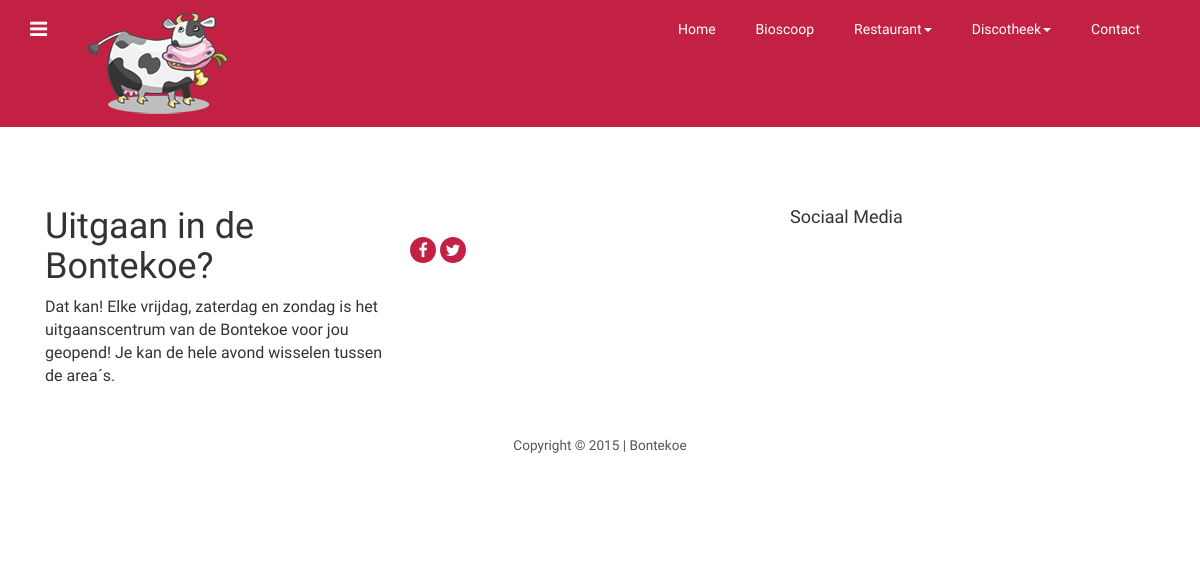
Page /website/uitgaan/index.php on the earlier database version.
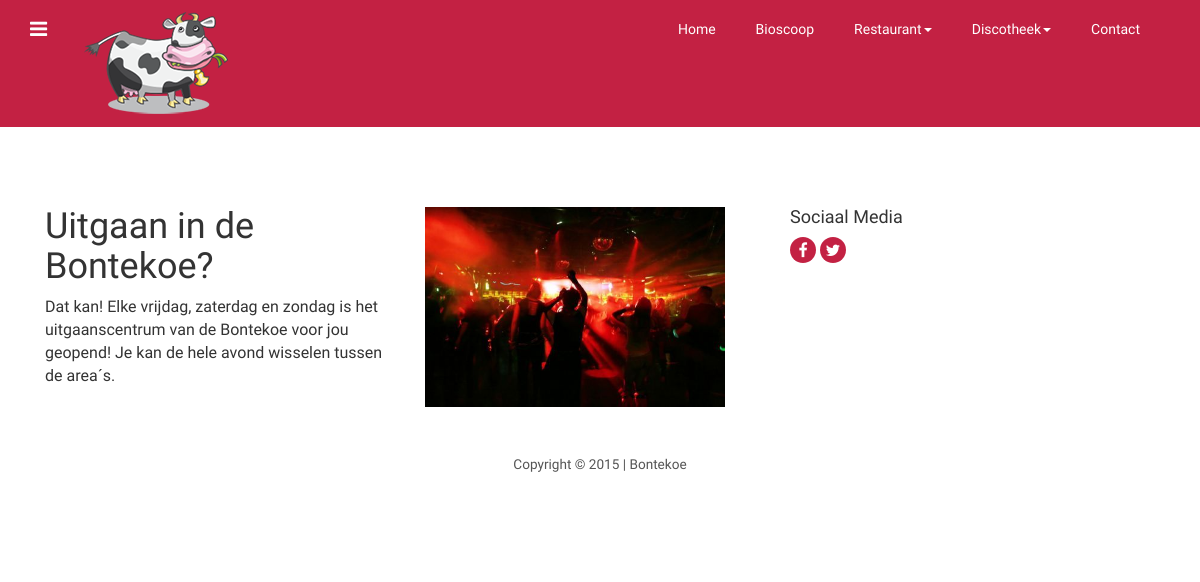
Same page on the later database version.
### tables this page shows
CREATE TABLE IF NOT EXISTS `uitgaan` (
`id` int(2) NOT NULL,
  `page` varchar(20) NOT NULL,
  `text` text NOT NULL,
  `picture` varchar(64) NOT NULL
);

### website/uitgaan/index.php (the view, shortened to what this page needs)
<?php
require_once("../php/_db.php");
try {
    $query = $_DB->prepare("SELECT `picture`,`text` FROM `uitgaan` WHERE `page` = ?");
    $query->execute([$_GET['page']]);
} catch (PDOException $e) {
    $sMsg = '<p>
Regelnummer: ' . $e->getLine() . '<br />
Bestand: ' . $e->getFile() . '<br />
Foutmelding: ' . $e->getMessage() . '<br />
</p>';
    trigger_error($sMsg);
}
$picture = "";
$text = "";
while ($rij = $query->fetch()) {
    $text = $rij['text'];
    $picture = $rij['picture'];
}
?>
<!DOCTYPE HTML>
<html>
    <head>
        <link href="../css/bootstrap-3.1.1.min.css" rel='stylesheet' type='text/css'/>
        <link href="../css/style.css" rel='stylesheet' type='text/css'/>
        <link href="../css/font-awesome.css" rel="stylesheet">
    </head>
    <body>
        <div class="navbar navbar-inverse-blue navbar">
            <div class="navbar-inner">
                <div class="container">
                    <div class="navigation">
                        <nav id="colorNav">
                            <ul>
                                <li class="green">
                                </li>
                            </ul>
                        </nav>
                    </div>
                    <a class="brand" href="../index.html"><img src="../img/logo1.png" alt="logo"></a>
                    <div class="pull-right">
                        <nav class="navbar nav_bottom" role="navigation">
                            <div class="collapse navbar-collapse" id="bs-megadropdown-tabs">
                                <ul class="nav navbar-nav nav_1">
                                    <li><a href="../index.html">Home</a></li>
                                    <li><a href="../bioscoop.html">Bioscoop</a></li>
                                    <li class="dropdown">
                                        <a href="#" class="dropdown-toggle" data-toggle="dropdown">Restaurant<span
                                                class="caret"></span></a>
                                    </li>
                                    <li class="dropdown">
                                        <a href="#" class="dropdown-toggle" data-toggle="dropdown">Discotheek<span
                                                class="caret"></span></a>
                                    <li class="last"><a href="../contact.html">Contact</a></li>
                                </ul>
                            </div>
                        </nav>
                    </div>
                </div>
            </div>
        </div>
        <div class="footer">
            <div class="container">
                <div class="col-md-4 col_2">
                    <?=$text?>
                </div>
                <div class="col-md-4 col_2">
                    <?PHP if(count($picture)) { ?>
                    <img src="<?=$picture?>" width="300">
                    <?PHP } ?>
                </div>
                <h4>Sociaal Media</h4>
                <ul class="footer_social">
                    <li><a href="https://www.facebook.com"><i class="fa fa-facebook fa1"> </i></a></li>
                    <li><a href="https://www.twitter.com"><i class="fa fa-twitter fa1"> </i></a></li>
                </ul>
            </div>
            <div class="copy">
                <p>Copyright © 2015 | Bontekoe</p>
            </div>
        </div>
    </body>
</html>

Differences in the rows shown:
changed uitgaan: picture: picture added
